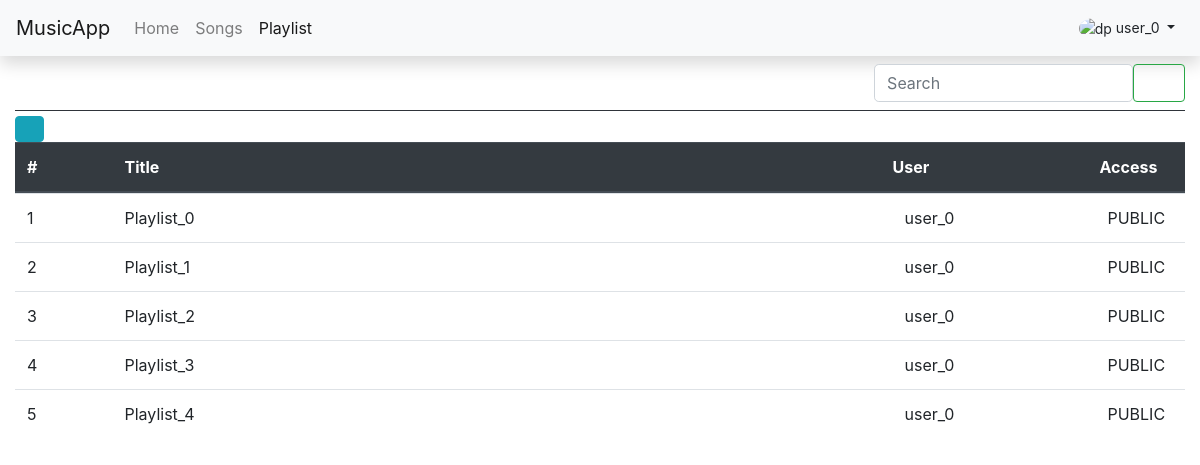
Before: /music/playlists (signed in) with the older database file.
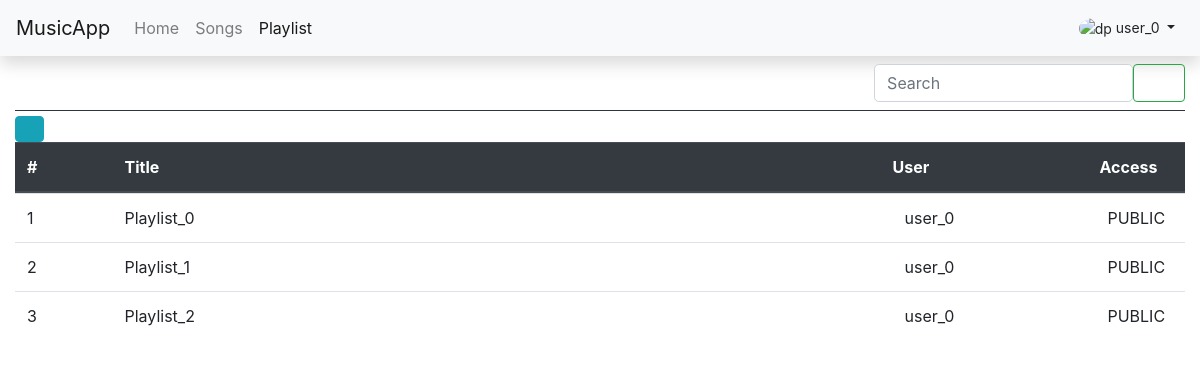
After: the same page with the newer database file.
### music/models.py (models this page shows)
class Playlist(models.Model):
    playlist_title = models.CharField(max_length=250, unique=True)
    playlist_user = models.ForeignKey(User, on_delete=models.CASCADE)
    playlist_scope = models.CharField(max_length=20, choices=SCOPE)
    playlist_created_on = models.DateTimeField(default=timezone.now)

### music/views.py (the view)
# urls.py: path('playlists', views.playlist_view, name='playlist'),
@login_required(login_url='/music/')
def playlist_view(request):
    follow = Follow.objects.filter(follower=request.user)
    playlistdata = []
    for u in [fl.user for fl in follow]:
        for pl in u.playlist_set.filter(playlist_scope='FOLLOWERS'):
            playlistdata.append(pl)
    print(playlistdata)
    return render(request, 'music/playlist.html', {
        'pg_active': True,
        'playlistview': False,
        'playlistdata': playlistdata,
    })

### music/templates/music/playlist.html (shortened to what the changed rows need)
{% extends 'music/base.html' %}
{% block content %}
<div class="container-fluid px-0">
    <div class="container-fluid p-0">
        <div class="row">
            <div class="container-fluid col-lg-12 p-0">
                <div class="container-fluid">
                    <div class="slidebase">
                        <div class="slidebase">
                            {% if playlistview %}
                            <table class="table demo table-fixed table-hover table-responsive-lg mx-0">
                                <thead class="thead-dark">
                                    <tr scope="row display-2">
                                        <th scope="col" class='col-lg-1 col-2 col-sm-1' data-hint='songidHead'>#</th>
                                        <th scope="col" class='col-lg-1 col-2 col-sm-1 d-none' data-hint='selector'><i
                                                class="fas fa-square fa-lg"></i></th>
                                        <th scope="col" class='col-lg-8 col-8 col-sm-8' data-hint='titleHead'>Title</th>
                                        <th scope="col" class='col-lg-2 col-2 col-sm-2 d-none d-sm-block px-0'
                                            data-hint='durationHead'>Duration
                                        </th>
                                        <th scope="col" class="col-lg-1 col-2 col-sm-1" data-hint='favoriteHead'>
                                            Favorite</th>
                                    </tr>
                                </thead>
                                <tbody id='songcontent'>
                                    {% for song in playlistsongs %}
                                    <tr scope="row" data-id={{ song.id }} data-is='unchecked'>
                                        <td class="col-lg-1 col-2 col-sm-1" data-hint='songid'>{{song.id}}</td>
                                        <td class='col-lg-1 col-2 col-sm-1 d-none' data-hint='isselect'><i
                                                class="far fa-square fa-lg"></i></td>
                                        <td class="col-lg-8 col-8 col-sm-8" data-hint='title'>{{song.song_title}}</td>
                                        <td class="col-lg-2 col-2 col-sm-2 d-none d-sm-block" data-hint='duration'>
                                            {{song.song_duration}}</td>
                                        <td class='col-lg-1 col-2 col-sm-1 text-center' data-hint='favorite'><i
                                                class="fa{% if song.is_fav %}s{% else %}r{% endif %} fa-heart fa-lg text-danger"></i>
                                        </td>
                                    </tr>
                                    {% endfor %}
                                </tbody>
                            </table>
                            {% else %}
                            <table class="table demo table-fixed table-hover table-responsive-lg mx-0">
                                <thead class="thead-dark">
                                    <tr scope="row display-2">
                                        <th scope="col" class='col-lg-1 col-2 col-sm-1' data-hint='plistidHead'>#</th>
                                        <th scope="col" class='col-lg-8 col-8 col-sm-8' data-hint='plistTitleHead'>Title
                                        </th>
                                        <th scope="col" class='col-lg-2 col-2 col-sm-2 d-none d-sm-block px-0'
                                            data-hint='plistUserHead'>User</th>
                                        <th scope="col" class="col-lg-1 col-2 col-sm-1" data-hint='plistScopeHead'>
                                            Access
                                        </th>
                                    </tr>
                                </thead>
                                <tbody id="tbcontent">
                                    {% for plist in user.playlist_set.all %}
                                    <tr scope="row" class="playlistrow" data-id={{ plist.id }} data-is='unchecked'>
                                        <td class="col-lg-1 col-2 col-sm-1" data-hint='plistid'>{{plist.id}}</td>
                                        <td class="col-lg-8 col-8 col-sm-8" data-hint='plistTitle'>
                                            {{plist.playlist_title}}
                                        </td>
                                        <td class="col-lg-2 col-2 col-sm-2 d-none d-sm-block" data-hint='plistUser'>
                                            {{plist.playlist_user}}</td>
                                        <td class='col-lg-1 col-2 col-sm-1 text-center' data-hint='plistScope'>
                                            {{plist.playlist_scope}}
                                        </td>
                                    </tr>
                                    {% endfor %}
                                </tbody>
                            </table>
                            {% endif %}
                        </div>
                    </div>
                </div>
            </div>
        </div>
    </div>
</div>
{% endblock content %}

Changed rows visible on the page:
removed Playlist: id "4", playlist_title "Playlist_3", playlist_user "user_0", playlist_scope "PUBLIC"
removed Playlist: id "5", playlist_title "Playlist_4", playlist_user "user_0", playlist_scope "PUBLIC"
